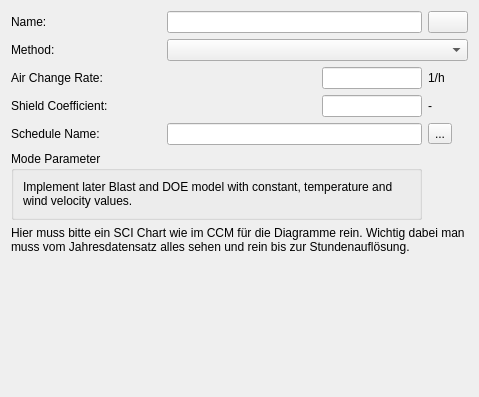
<?xml version="1.0" encoding="UTF-8"?>
<ui version="4.0">
 <class>SVDBInfiltrationEditWidget</class>
 <widget class="QWidget" name="SVDBInfiltrationEditWidget">
  <property name="geometry">
   <rect>
    <x>0</x>
    <y>0</y>
    <width>479</width>
    <height>397</height>
   </rect>
  </property>
  <property name="windowTitle">
   <string>Form</string>
  </property>
  <layout class="QGridLayout" name="gridLayoutMaster">
   <item row="0" column="0">
    <widget class="QLabel" name="labelDisplayName">
     <property name="text">
      <string>Name:</string>
     </property>
    </widget>
   </item>
   <item row="0" column="1" colspan="2">
    <widget class="QtExt::LanguageStringEditWidget1" name="lineEditName"/>
   </item>
   <item row="0" column="3">
    <widget class="QtExt::ColorButton" name="pushButtonColor">
     <property name="sizePolicy">
      <sizepolicy hsizetype="Fixed" vsizetype="Fixed">
       <horstretch>0</horstretch>
       <verstretch>0</verstretch>
      </sizepolicy>
     </property>
    </widget>
   </item>
   <item row="1" column="0">
    <widget class="QLabel" name="labelCategory_2">
     <property name="text">
      <string>Method:</string>
     </property>
    </widget>
   </item>
   <item row="1" column="1" colspan="3">
    <widget class="QComboBox" name="comboBoxMethod"/>
   </item>
   <item row="2" column="0" colspan="2">
    <widget class="QLabel" name="labelAirChangeRate">
     <property name="text">
      <string>Air Change Rate:</string>
     </property>
    </widget>
   </item>
   <item row="2" column="2">
    <widget class="QtExt::ValidatingLineEdit" name="lineEditAirChangeRate">
     <property name="maximumSize">
      <size>
       <width>100</width>
       <height>16777215</height>
      </size>
     </property>
    </widget>
   </item>
   <item row="2" column="3">
    <widget class="QLabel" name="labelAirChangeRateUnit">
     <property name="text">
      <string>1/h</string>
     </property>
    </widget>
   </item>
   <item row="3" column="0" colspan="2">
    <widget class="QLabel" name="labelShieldCoefficient">
     <property name="text">
      <string>Shield Coefficient:</string>
     </property>
    </widget>
   </item>
   <item row="3" column="2">
    <widget class="QtExt::ValidatingLineEdit" name="lineEditShieldCoefficient">
     <property name="maximumSize">
      <size>
       <width>100</width>
       <height>16777215</height>
      </size>
     </property>
    </widget>
   </item>
   <item row="3" column="3">
    <widget class="QLabel" name="labelShieldCoefficientUnit">
     <property name="text">
      <string>-</string>
     </property>
    </widget>
   </item>
   <item row="4" column="0">
    <widget class="QLabel" name="labelScheduleInfiltration">
     <property name="text">
      <string>Schedule Name:</string>
     </property>
    </widget>
   </item>
   <item row="4" column="1" colspan="2">
    <widget class="QLineEdit" name="lineEditInfiltrationScheduleName">
     <property name="readOnly">
      <bool>true</bool>
     </property>
    </widget>
   </item>
   <item row="4" column="3">
    <widget class="QToolButton" name="toolButtonSelectInfiltrationSchedule">
     <property name="text">
      <string>...</string>
     </property>
    </widget>
   </item>
   <item row="5" column="0" colspan="3">
    <widget class="QGroupBox" name="groupBox">
     <property name="title">
      <string>Mode Parameter</string>
     </property>
     <layout class="QGridLayout" name="gridLayout">
      <item row="1" column="2">
       <widget class="QLabel" name="label_2">
        <property name="text">
         <string>Implement later Blast and DOE model with constant, temperature and wind velocity values.</string>
        </property>
        <property name="wordWrap">
         <bool>true</bool>
        </property>
       </widget>
      </item>
     </layout>
    </widget>
   </item>
   <item row="6" column="0" colspan="4">
    <widget class="QLabel" name="label">
     <property name="text">
      <string>Hier muss bitte ein SCI Chart wie im CCM für die Diagramme rein. Wichtig dabei man muss vom Jahresdatensatz alles sehen und rein bis zur Stundenauflösung.</string>
     </property>
     <property name="wordWrap">
      <bool>true</bool>
     </property>
    </widget>
   </item>
   <item row="7" column="0">
    <spacer name="verticalSpacer">
     <property name="orientation">
      <enum>Qt::Vertical</enum>
     </property>
     <property name="sizeHint" stdset="0">
      <size>
       <width>20</width>
       <height>30</height>
      </size>
     </property>
    </spacer>
   </item>
  </layout>
 </widget>
 <customwidgets>
  <customwidget>
   <class>QtExt::ValidatingLineEdit</class>
   <extends>QLineEdit</extends>
   <header location="global">QtExt_ValidatingLineEdit.h</header>
  </customwidget>
  <customwidget>
   <class>QtExt::ColorButton</class>
   <extends>QPushButton</extends>
   <header location="global">QtExt_ColorButton.h</header>
  </customwidget>
  <customwidget>
   <class>QtExt::LanguageStringEditWidget1</class>
   <extends>QLineEdit</extends>
   <header location="global">QtExt_LanguageStringEditWidget1.h</header>
  </customwidget>
 </customwidgets>
 <resources/>
 <connections/>
</ui>
